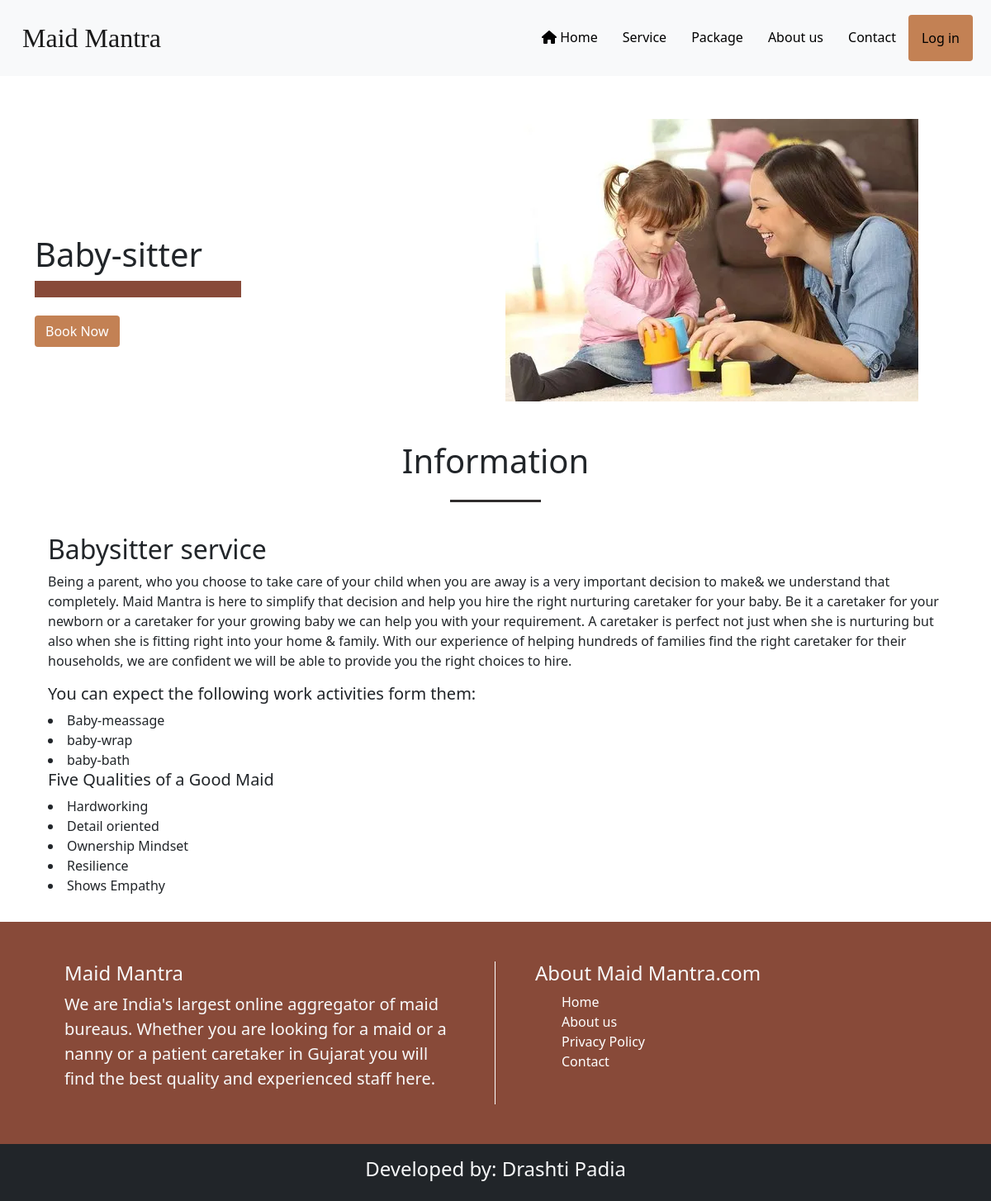
The page /information.php?serviceid=1 on the database its author committed.
### tables this page shows
CREATE TABLE IF NOT EXISTS `information` (
  `info_id` int(11) NOT NULL AUTO_INCREMENT,
  `title` varchar(50) NOT NULL,
  `details` varchar(2000) NOT NULL,
  `image` varchar(100) NOT NULL,
  `service_Id` int(11) NOT NULL,
  PRIMARY KEY (`info_id`),
  KEY `service_Id` (`service_Id`)
);

### information.php (the view, shortened to what this page needs)
<?php
include("./header.php");
$id = $_GET['serviceid'];
?>
<!DOCTYPE html>
<html lang="en">
<head>
  <link rel="stylesheet" href="./css/style.css" />
</head>
<body>
  <section class="py-5">
  </section>
  <?php
  $query = "SELECT * FROM information WHERE service_Id=$id";
  $res = mysqli_query($con, $query);
  while ($row = mysqli_fetch_array($res)) {
    ?>
    <div class="container ">
      <div class="row py-5">
        <div class="col-md-6 maid-book">
          <h1><?php echo $row[1]; ?></h1>
          <span class="hrow"></span>
          <?php if (isset($_SESSION['u_id'])) { ?>
            <a class="btn allbtn" href="./userbookingform.php?serid=<?php echo ($id); ?>" role="button">Book now</a>
          <?php } else { ?><a class="btn allbtn" type="button" data-bs-toggle="modal" data-bs-target="#loginModal">Book
              Now</a>
          <?php } ?>
        </div>
        <div class="col-md-6">
          <div height="300px" width="400px">
            <img src="./images/<?php echo $row[3]; ?>" class="img-fluid">
          </div>
        </div>
      </div>
    </div>
    <div class="container">
      <div class="text-center">
        <h1>Information</h1>
        <span class="line"></span>
      </div>
      <div class="p-3">
      <p class="lead"><?php echo $row[2]; ?></p>
      </div>
    </div>
  <?php } ?>
</body>
</html>
<?php include("./footer.php") ?>

### css/style.css (style rules this page uses)
* { margin: 0px; padding: 0px; box-sizing: border-box; }
.line { width: 110px; height: 3px; background-color: rgb(48, 45, 45); display: inline-block; }
.hrow { width: 250px; height: 20px; background-color: #884A39; display: inline-block; }
.maid-book { margin-top: 140px; }
.allbtn { background-color: #C38154; color: white; }

### rows shown on the page
information: title "Baby-sitter", image (picture), details "Babysitter service Being a parent, who you choose to take care of your child when you are away is a very important decision to make& we understand that completely. Maid Mantra is here to simplify that decision and help you hire the right nurturing caretaker for your baby. Be it a caretaker for your newborn or a caretaker for your growing baby we can help you with your requirement. A caretaker is perfect not just when she is nurturing but also when she is fitting right into your home & family. With our experience of helping hundreds of families find the right caretaker for their households, we are confident we will be able to provide you the right choices to hire. You can expect the…"
